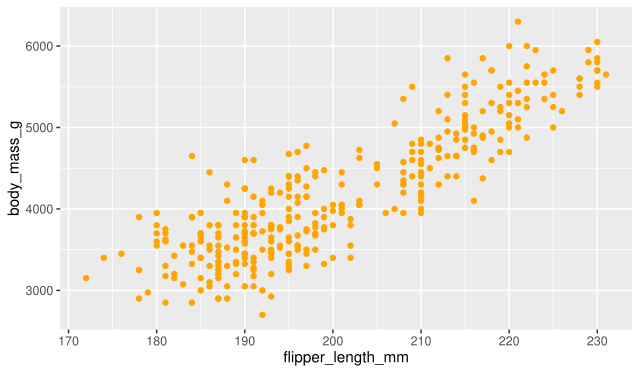

The script that drew this image:
library("ggplot2")
library("palmerpenguins")
#map set every points in the scatter map to color blue 
ggplot(data = penguins) +
geom_point(mapping = aes( x= flipper_length_mm, y = body_mass_g), color= "orange")
